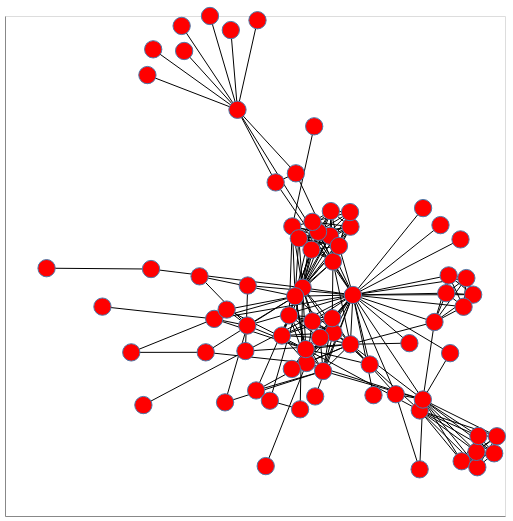

The cell this chart's notebook holds for it:
### Markdown cell above
##### Force-directed layouts

Let's generate a network visualization and add a few quick customizations that might help to make sense of the network. First let's give the chart a bit more breathing room via the `properties()` call and add `tooltips` to the nodes:

### Code cell
nxa.draw_networkx(G, node_tooltip='name').properties(width=500, height=500)

### Figure 1 — Vega-Lite specification as saved in the notebook (floating-point values rounded to 4 significant figures; data arrays with more than 128 entries replaced by an {"elided": "..."} marker saying what was removed)
{"config": {"view": {"continuousWidth": 300, "continuousHeight": 300}}, "layer": [{"data": {"name": "data-57990e845c91ff8170e052e4ed69ebfc"}, "mark": {"type": "line", "color": "black", "opacity": 1, "strokeWidth": 1}, "encoding": {"detail": {"field": "edge", "type": "quantitative"}, "x": {"axis": {"grid": false, "labels": false, "ticks": false, "title": ""}, "field": "x", "type": "quantitative"}, "y": {"axis": {"grid": false, "labels": false, "ticks": false, "title": ""}, "field": "y", "type": "quantitative"}}}, {"data": {"name": "data-9d9adcfd87551ffe308e4e3b6fde872e"}, "mark": {"type": "point", "fill": "red", "opacity": 1, "size": 300, "strokeWidth": 1.0}, "encoding": {"tooltip": {"field": "name", "type": "nominal"}, "x": {"axis": {"grid": false, "labels": false, "ticks": false}, "field": "x", "type": "quantitative"}, "y": {"axis": {"grid": false, "labels": false, "ticks": false}, "field": "y", "type": "quantitative"}}}], "height": 500, "width": 500, "$schema": "https://vega.github.io/schema/vega-lite/v5.8.0.json", "datasets": {"data-57990e845c91ff8170e052e4ed69ebfc": {"elided": "508 records"}, "data-9d9adcfd87551ffe308e4e3b6fde872e": [{"degree": 10, "y": 0.6624, "group": 1, "name": "Myriel", "x": -0.2561}, {"degree": 1, "y": 0.7874, "group": 1, "name": "Napoleon", "x": -0.5443}, {"degree": 3, "y": 0.4337, "group": 1, "name": "Mlle.Baptistine", "x": -0.06915}, {"degree": 3, "y": 0.401, "group": 1, "name": "Mme.Magloire", "x": -0.1338}, {"degree": 1, "y": 0.9494, "group": 1, "name": "CountessdeLo", "x": -0.2774}, {"degree": 1, "y": 0.8741, "group": 1, "name": "Geborand", "x": -0.4267}, {"degree": 1, "y": 0.8801, "group": 1, "name": "Champtercier", "x": -0.5258}, {"degree": 1, "y": 0.9847, "group": 1, "name": "Cravatte", "x": -0.192}, {"degree": 1, "y": 1.0, "group": 1, "name": "Count", "x": -0.3441}, {"degree": 1, "y": 0.9642, "group": 1, "name": "OldMan", "x": -0.4347}, {"degree": 1, "y": 0.3084, "group": 2, "name": "Labarre", "x": 0.3379}, {"degree": 36, "y": -0.004394, "group": 2, "name": "Valjean", "x": 0.1133}, {"degree": 2, "y": -0.2138, "group": 3, "name": "Marguerite", "x": 0.4244}, {"degree": 1, "y": -0.3696, "group": 2, "name": "Mme.deR", "x": -0.007364}, {"degree": 1, "y": 0.1957, "group": 2, "name": "Isabeau", "x": 0.4576}, {"degree": 1, "y": -0.3649, "group": 2, "name": "Gervais", "x": 0.1792}, {"degree": 9, "y": -0.4201, "group": 3, "name": "Tholomyes", "x": 0.3273}, {"degree": 7, "y": -0.5743, "group": 3, "name": "Listolier", "x": 0.5654}, {"degree": 7, "y": -0.6029, "group": 3, "name": "Fameuil", "x": 0.4613}, {"degree": 7, "y": -0.6244, "group": 3, "name": "Blacheville", "x": 0.5114}, {"degree": 7, "y": -0.5129, "group": 3, "name": "Favourite", "x": 0.574}, {"degree": 7, "y": -0.569, "group": 3, "name": "Dahlia", "x": 0.5087}, {"degree": 7, "y": -0.5119, "group": 3, "name": "Zephine", "x": 0.515}, {"degree": 15, "y": -0.3807, "group": 3, "name": "Fantine", "x": 0.3372}, {"degree": 11, "y": -0.278, "group": 4, "name": "Mme.Thenardier", "x": 0.01784}, {"degree": 16, "y": -0.2492, "group": 4, "name": "Thenardier", "x": -0.03492}, {"degree": 11, "y": -0.1992, "group": 5, "name": "Cosette", "x": -0.03768}, {"degree": 17, "y": -0.1818, "group": 4, "name": "Javert", "x": 0.1052}, {"degree": 4, "y": -0.2062, "group": 0, "name": "Fauchelevent", "x": -0.2307}, {"degree": 8, "y": -0.1017, "group": 2, "name": "Bamatabois", "x": 0.3743}, {"degree": 2, "y": -0.6319, "group": 3, "name": "Perpetue", "x": 0.3269}, {"degree": 4, "y": -0.3616, "group": 2, "name": "Simplice", "x": 0.2504}, {"degree": 1, "y": 0.2472, "group": 2, "name": "Scaufflaire", "x": 0.3935}, {"degree": 2, "y": -0.1777, "group": 2, "name": "Woman1", "x": 0.2939}, {"degree": 6, "y": 0.05646, "group": 2, "name": "Judge", "x": 0.4762}, {"degree": 6, "y": 0.0661, "group": 2, "name": "Champmathieu", "x": 0.4197}, {"degree": 6, "y": -0.003161, "group": 2, "name": "Brevet", "x": 0.4981}, {"degree": 6, "y": 0.002216, "group": 2, "name": "Chenildieu", "x": 0.4121}, {"degree": 6, "y": -0.04677, "group": 2, "name": "Cochepaille", "x": 0.4674}, {"degree": 3, "y": -0.2107, "group": 4, "name": "Pontmercy", "x": -0.3577}, {"degree": 1, "y": -0.6204, "group": 6, "name": "Boulatruelle", "x": -0.1657}, {"degree": 11, "y": -0.07776, "group": 4, "name": "Eponine", "x": -0.09086}, {"degree": 3, "y": -0.348, "group": 4, "name": "Anzelma", "x": -0.1963}, {"degree": 3, "y": -0.2706, "group": 5, "name": "Woman2", "x": -0.08214}, {"degree": 2, "y": 0.02976, "group": 0, "name": "MotherInnocent", "x": -0.2233}, {"degree": 1, "y": -0.4006, "group": 0, "name": "Gribier", "x": -0.5572}, {"degree": 1, "y": 0.09209, "group": 7, "name": "Jondrette", "x": -0.867}, {"degree": 2, "y": 0.08905, "group": 7, "name": "Mme.Burgon", "x": -0.5327}, {"degree": 22, "y": 0.02174, "group": 8, "name": "Gavroche", "x": -0.04747}, {"degree": 7, "y": -0.1143, "group": 5, "name": "Gillenormand", "x": -0.2246}, {"degree": 2, "y": -0.3909, "group": 5, "name": "Magnon", "x": -0.2958}, {"degree": 7, "y": -0.09045, "group": 5, "name": "Mlle.Gillenormand", "x": -0.3305}, {"degree": 2, "y": -0.2109, "group": 5, "name": "Mme.Pontmercy", "x": -0.5959}, {"degree": 1, "y": -0.04627, "group": 5, "name": "Mlle.Vaubois", "x": -0.6882}, {"degree": 4, "y": -0.05689, "group": 5, "name": "Lt.Gillenormand", "x": -0.2907}, {"degree": 19, "y": -0.008899, "group": 8, "name": "Marius", "x": -0.07165}, {"degree": 2, "y": 0.06278, "group": 5, "name": "BaronessT", "x": -0.3774}, {"degree": 11, "y": 0.2426, "group": 8, "name": "Mabeuf", "x": -0.08063}, {"degree": 15, "y": 0.116, "group": 8, "name": "Enjolras", "x": 0.04949}, {"degree": 11, "y": 0.2088, "group": 8, "name": "Combeferre", "x": 0.04013}, {"degree": 9, "y": 0.2415, "group": 8, "name": "Prouvaire", "x": 0.1056}, {"degree": 11, "y": 0.1996, "group": 8, "name": "Feuilly", "x": -0.05976}, {"degree": 13, "y": 0.1585, "group": 8, "name": "Courfeyrac", "x": -0.01933}, {"degree": 12, "y": 0.223, "group": 8, "name": "Bahorel", "x": 0.001885}, {"degree": 13, "y": 0.1723, "group": 8, "name": "Bossuet", "x": 0.06863}, {"degree": 12, "y": 0.2589, "group": 8, "name": "Joly", "x": -0.01625}, {"degree": 10, "y": 0.2976, "group": 8, "name": "Grantaire", "x": 0.04267}, {"degree": 1, "y": 0.6029, "group": 9, "name": "MotherPlutarch", "x": -0.01062}, {"degree": 10, "y": -0.1402, "group": 4, "name": "Gueulemer", "x": 0.0514}, {"degree": 10, "y": -0.1583, "group": 4, "name": "Babet", "x": 0.008231}, {"degree": 10, "y": -0.08799, "group": 4, "name": "Claquesous", "x": 0.04717}, {"degree": 9, "y": -0.09895, "group": 4, "name": "Montparnasse", "x": -0.01638}, {"degree": 3, "y": -0.2545, "group": 5, "name": "Toussaint", "x": 0.167}, {"degree": 2, "y": -0.4159, "group": 10, "name": "Child1", "x": -0.05564}, {"degree": 2, "y": -0.3851, "group": 10, "name": "Child2", "x": -0.1523}, {"degree": 7, "y": -0.1505, "group": 4, "name": "Brujon", "x": -0.1139}, {"degree": 7, "y": 0.2941, "group": 8, "name": "Mme.Hucheloup", "x": 0.1041}]}}
